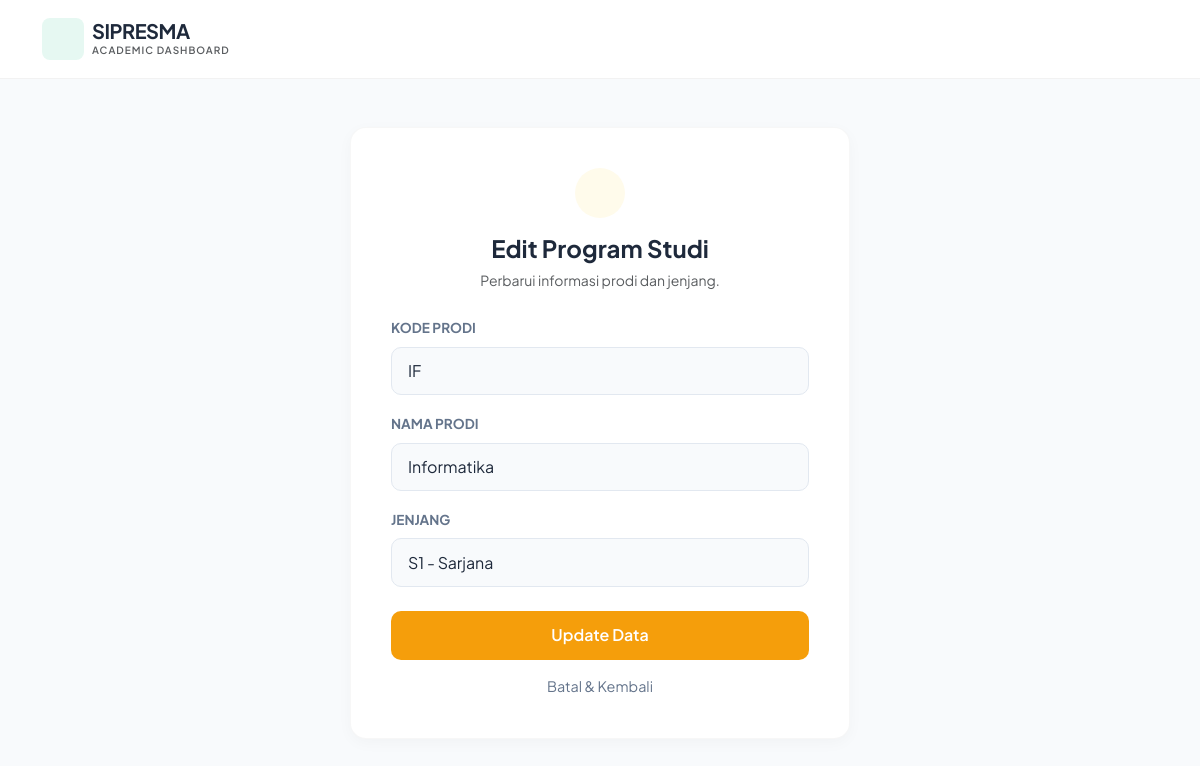
Screenshot of /prodi/update.php?id=1 (signed in) with the database file from the repository.
### tables this page shows
CREATE TABLE `prodi` (
  `id_prodi` int(11) NOT NULL,
  `kode_prodi` varchar(10) NOT NULL,
  `nama_prodi` varchar(100) NOT NULL,
  `jenjang` varchar(5) NOT NULL
);

### prodi/update.php (the view, shortened to what this page needs)
<?php
include '../config/koneksi.php';
$id = $_GET['id'];
$data = mysqli_fetch_array(mysqli_query($koneksi, "SELECT * FROM prodi WHERE id_prodi='$id'"));
?>
<!DOCTYPE html>
<html lang="id">
<head>
    <link href="https://cdn.jsdelivr.net/npm/bootstrap@5.3.0/dist/css/bootstrap.min.css" rel="stylesheet">
</head>
<body>
    <nav class="navbar navbar-expand-lg navbar-clean">
        <div class="container">
            <a class="navbar-brand d-flex align-items-center gap-2" href="#">
                <div class="logo-box"><iconify-icon icon="solar:infinity-bold" style="font-size: 1.5rem;"></iconify-icon></div>
                <div><h5 class="fw-bold mb-0 brand-text">SIPRESMA</h5><p class="mb-0 text-muted" style="font-size: 10px; font-weight: 600; letter-spacing: 1px;">ACADEMIC DASHBOARD</p></div>
            </a>
        </div>
    </nav>
    <div class="container">
        <div class="card-modern">
            <div class="text-center mb-4">
                <div style="width: 50px; height: 50px; background: #fffbeb; color: var(--warning); border-radius: 50%; display: flex; align-items: center; justify-content: center; margin: 0 auto 1rem;">
                </div>
                <h4 class="fw-bold">Edit Program Studi</h4>
                <p class="text-muted small">Perbarui informasi prodi dan jenjang.</p>
            </div>
            <form method="POST">
                <div class="mb-3">
                    <label class="form-label">Kode Prodi</label>
                    <input type="text" name="kode_prodi" class="form-control" value="<?php echo $data['kode_prodi']; ?>" required>
                </div>
                <div class="mb-3">
                    <label class="form-label">Nama Prodi</label>
                    <input type="text" name="nama_prodi" class="form-control" value="<?php echo $data['nama_prodi']; ?>" required>
                </div>
                <div class="mb-4">
                    <label class="form-label">Jenjang</label>
                    <select name="jenjang" class="form-select">
                        <option value="S1" <?php if($data['jenjang']=='S1') echo 'selected'; ?>>S1 - Sarjana</option>
                    </select>
                </div>
                <button type="submit" name="update" class="btn-warning-soft">Update Data</button>
                <a href="index.php" class="btn-back">Batal & Kembali</a>
            </form>
        </div>
    </div>
</body>
</html>

### prodi/update.php (style rules this page uses)
:root { --warning: #f59e0b; --bg-body: #f8fafc; --text-main: #1e293b; --text-muted: #64748b; }
body { font-family: 'Plus Jakarta Sans', sans-serif; background-color: var(--bg-body); color: var(--text-main); }
.navbar-clean { background: white; border-bottom: 1px solid rgba(0,0,0,0.05); padding: 0.8rem 0; }
.logo-box { background: rgba(16, 185, 129, 0.1); color: #10b981; width: 42px; height: 42px; border-radius: 8px; display: flex; align-items: center; justify-content: center; }
.brand-text { color: var(--text-main); letter-spacing: -0.5px; }
.card-modern { background: white; border-radius: 16px; border: 1px solid rgba(0,0,0,0.03); box-shadow: 0 4px 15px rgba(0,0,0,0.03); padding: 2.5rem; max-width: 500px; margin: 3rem auto; }
.form-label { font-weight: 700; font-size: 0.85rem; color: var(--text-muted); margin-bottom: 0.5rem; text-transform: uppercase; }
.form-control, .form-select { background: #f8fafc; border: 1px solid #e2e8f0; border-radius: 10px; padding: 0.7rem 1rem; color: var(--text-main); }
.btn-warning-soft { background: var(--warning); color: white; border: none; font-weight: 600; padding: 0.8rem; border-radius: 10px; width: 100%; transition: 0.2s; }
.btn-back { display: block; text-align: center; margin-top: 1rem; color: var(--text-muted); text-decoration: none; font-size: 0.9rem; }

### rows the page displays
prodi: kode_prodi "IF", nama_prodi "Informatika", jenjang "S1 - Sarjana"
